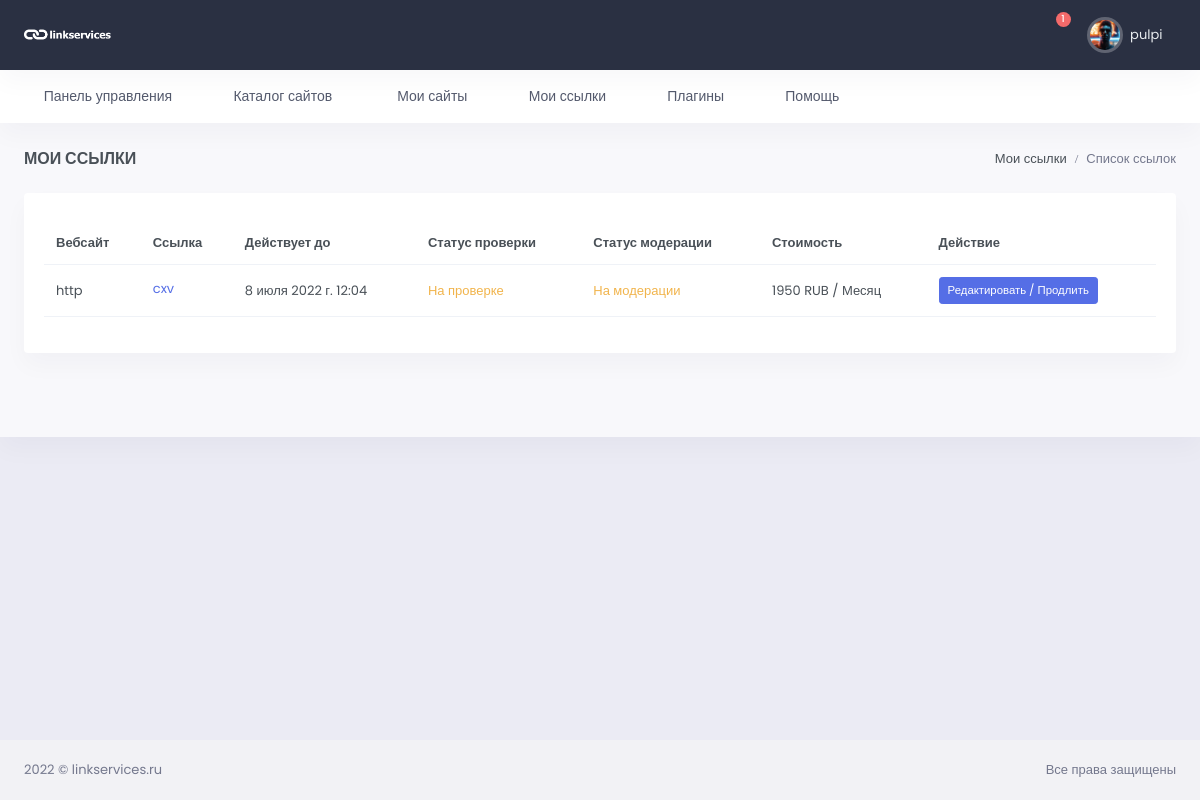
Page /my-links/ (signed in) on the committed database.
### users/models.py (models this page shows, shortened)
class User(AbstractUser):
    email = models.EmailField(_("email address"), unique=True, )
    email_verify = models.BooleanField(default=False)
    USERNAME_FIELD = 'email'
    REQUIRED_FIELDS = ['username']
    class Meta:
        verbose_name = _("Пользователь")
        verbose_name_plural = _("Пользователи")
        ordering = ('-date_joined',)

class Profile(models.Model):
    user = models.OneToOneField(User, verbose_name="Пользователь",
                                related_name='profile', null=True, on_delete=models.CASCADE)
    chat_id = models.CharField(max_length=100, blank=True, null=True, verbose_name='Чат ID телеграмм')
    TOKEN = models.CharField(max_length=100, blank=True, null=True)
    wmz = models.CharField(max_length=200, blank=True, null=True, verbose_name='WMZ-кошелёк')
    ymoney = models.CharField(max_length=200, blank=True, null=True, verbose_name='ЮMoney-кошелёк')
    current_balance = models.PositiveIntegerField(default=0, blank=True, null=True, verbose_name="Текущий баланс")
    hold_balance = models.PositiveIntegerField(default=0, blank=True, null=True, verbose_name='На удержании')
    output_balance = models.PositiveIntegerField(default=0, blank=True, null=True, verbose_name='Ожидает вывода')
    name_telegram = models.CharField(blank=True, null=True, max_length=100, verbose_name='Телеграмм')
    avatar = models.ImageField(upload_to='avatar/%Y/%m/%d/', blank=True, null=True, verbose_name='Аватар')
    created = models.DateTimeField(auto_now_add=True, verbose_name='Создан')
    update = models.DateTimeField(auto_now=True, verbose_name='Обновлён')
    class Meta:
        verbose_name = 'Профиль пользователя'
        verbose_name_plural = 'Профили пользователей'

### link_app/models.py (models this page shows, shortened)
class Link(models.Model):
    REJECT = 'Отклонено'
    REVIEW = 'На проверке'
    PUBLISHED = 'Отображается'
    STATUS_CHOICE = (
        (REJECT, 'Отклонено'),
        (REVIEW, 'На проверке'),
        (PUBLISHED, 'Отображается')
    )
    url = models.ForeignKey(WebSite, on_delete=models.CASCADE, verbose_name='url сайта')
    link = models.TextField(verbose_name="Ссылка")
    status_verify = models.CharField(max_length=25, choices=STATUS_CHOICE, default=REVIEW,
                                     verbose_name='Статус проверки')
    moderation = models.CharField(max_length=25, choices=STATUS_CHOICE, default=REVIEW,
                                  verbose_name='Статус модерации')
    valid_date = models.DateTimeField(auto_now_add=False, verbose_name='В работе до', blank=True)
    created = models.DateTimeField(auto_now_add=True, verbose_name='Добавлено')
    update = models.DateTimeField(auto_now=True, verbose_name='Изменено')
    user = models.ForeignKey(Profile, related_name='user_link', on_delete=models.CASCADE,
                             max_length=100, blank=True, null=True, verbose_name='email заказчика')
    count_month = models.IntegerField(default=1, verbose_name='Количество месяцев')
    class Meta:
        verbose_name = 'Ссылка'
        verbose_name_plural = 'Ссылки'
        ordering = ('-created',)

### site_app/models.py (models this page shows, shortened)
class WebSite(models.Model):
    MODERATION = 'На модерации'
    PUBLISHED = 'Опубликовано'
    REJECTED = 'Отклонено'
    STATUS_CHOICES = (
        (MODERATION, 'На модерации'),
        (PUBLISHED, 'Опубликовано'),
        (REJECTED, 'Отклонено')
    )
    url = models.CharField(max_length=255, verbose_name='url сайта')
    user = models.ForeignKey(Profile, related_name='user_website', on_delete=models.CASCADE,
                             max_length=100, blank=True, null=True, verbose_name='email заказчика')
    category = models.ForeignKey(Category, on_delete=models.CASCADE, verbose_name='Тематика')
    price = models.IntegerField(verbose_name='Цена')
    status = models.CharField(max_length=20, choices=STATUS_CHOICES, default=MODERATION, verbose_name='Статус')
    total_link = models.IntegerField(verbose_name='Всего ссылок', blank=True, null=True)
    yandex_x = models.IntegerField(verbose_name='Яндекс Икс', blank=True, null=True)
    yandex_stat = models.CharField(max_length=255, verbose_name='Яндекс статистика')
    increase = models.PositiveIntegerField(verbose_name='Наценка %', default=50, blank=True, null=True)
    password_yandex = models.CharField(max_length=250, verbose_name='Пароль от статистики', blank=True, null=True)
    created = models.DateTimeField(auto_now_add=True, verbose_name='Добавлено')
    update = models.DateTimeField(auto_now=True, verbose_name='Изменено')
    def __str__(self):
        return self.url
    class Meta:
        verbose_name = 'Сайт'
        verbose_name_plural = 'Сайты'
        ordering = ('-created',)
    def get_increase_price(self):
        return int(self.price * (self.increase / 100 + 1))

### link_app/views.py (the view)
# urls.py: path('', MyLinks.as_view(), name='my-links'),
class MyLinks(LoginRequiredMixin, ListView):
    model = Link
    template_name = 'link_app/mylinks.html'
    context_object_name = 'link'
    paginate_by = 10
    def get_queryset(self):
        return Link.objects.filter(user=self.request.user.profile,
                                   valid_date__gte=datetime.datetime.now()).select_related()

### link_app/templates/link_app/mylinks.html (shortened to what this page needs)
{% extends 'base.html' %}
{% load static %}
{% block content %}
<div id="layout-wrapper">
<div class="main-content">
    <div class="page-content">
        <div class="container-fluid">
            <div class="row">
                <div class="col-12">
                    <div class="page-title-box d-sm-flex align-items-center justify-content-between">
                        <h4 class="mb-sm-0 font-size-18">Мои ссылки</h4>
                        <div class="page-title-right">
                            <ol class="breadcrumb m-0">
                                <li class="breadcrumb-item"><a href="javascript: void(0);">Мои ссылки</a></li>
                                <li class="breadcrumb-item active">Список ссылок</li>
                            </ol>
                        </div>
                    </div>
                </div>
            </div>
            <div class="row">
                <div class="col-12">
                    <div class="card">
                        <div class="card-body">
                            <div class="table-responsive">
                                <table class="table align-middle table-nowrap">
                                    <thead>
                                    <tr>
                                        <th>Вебсайт</th>
                                        <th>Ссылка</th>
                                        <th>Действует до</th>
                                        <th>Статус проверки</th>
                                        <th>Статус модерации</th>
                                        <th>Стоимость</th>
                                        <th>Действие</th>
                                    </tr>
                                    </thead>
                                    <tbody>
                                    {% for item in link %}
                                        {% include 'link_app/partials/itemlink.html' %}
                                    {% endfor %}
                                    </tbody>
                                </table>
                            </div>
                        </div>
                    </div>
                </div>
            </div>
        </div>
    </div>
</div>
</div>
{% endblock %}

### templates/inc/_header.html (shortened to what this page needs)
{% load static %}
<header id="page-topbar">
    <div class="navbar-header">
        <div class="d-flex">
            <div class="navbar-brand-box">
                <a href="{% url 'profile' pk=user.id %}" class="logo logo-light">
                    <span class="logo-lg">
                                    <img src="{% static '/images/logo-light.png' %}" alt="" height="19">
                                </span>
                </a>
            </div>
        </div>
        <div class="d-flex">
            <div class="dropdown d-none d-lg-inline-block ms-1">
                <button type="button" class="btn header-item noti-icon waves-effect"
                        data-bs-toggle="dropdown" aria-haspopup="true" aria-expanded="false">
                    <i class="bx bx-customize"></i>
                </button>
            </div>
            <div class="dropdown d-inline-block">
                <button type="button" class="btn header-item noti-icon waves-effect"
                        id="page-header-notifications-dropdown"
                        data-bs-toggle="dropdown" aria-haspopup="true" aria-expanded="false">
                    {% if user.profile.chat_id %}
                    <i class="bx bx-bell"></i>
                    {% else %}
                    <i class="bx bx-bell bx-tada"></i>
                    <span class="badge bg-danger rounded-pill">1</span>
                    {% endif %}
                </button>
            </div>
            <div class="dropdown d-inline-block">
                <button type="button" class="btn header-item waves-effect" id="page-header-user-dropdown"
                        data-bs-toggle="dropdown" aria-haspopup="true" aria-expanded="false">
                    <img class="rounded-circle header-profile-user"
                         src="{% if user.profile.avatar %}{{ user.profile.avatar.url }}{% else %}{% static '/images/favicon.ico' %}{% endif %}"
                     alt="Header Avatar">
                    <span class="d-none d-xl-inline-block ms-1" key="t-henry">{{ user.username }}</span>
                    <i class="mdi mdi-chevron-down d-none d-xl-inline-block"></i>
                </button>
            </div>
        </div>
    </div>
</header>
<div class="topnav">
    <div class="container-fluid">
        <nav class="navbar navbar-light navbar-expand-lg topnav-menu">
            <div class="collapse navbar-collapse" id="topnav-menu-content">
                <ul class="navbar-nav">
                    <li class="nav-item dropdown">
                        <a class="nav-link dropdown-toggle arrow-none" href="{% url 'profile' pk=user.id %}" id="topnav-dashboard"
                           role="button">
                            <i class="bx bx-home-circle me-2"></i><span key="t-dashboards">Панель управления</span>
                        </a>
                    </li>
                    <li class="nav-item dropdown">
                        <a class="nav-link dropdown-toggle arrow-none" href="{% url 'catalog' %}" id="topnav-dashboard"
                           role="button">
                            <i class="bx bx-home-circle me-2"></i><span key="t-dashboards">Каталог сайтов</span>
                        </a>
                    </li>
                    <li class="nav-item dropdown">
                        <a class="nav-link dropdown-toggle arrow-none" href="{% url 'my-sites' %}" id="topnav-uielement"
                           role="button">
                            <i class="bx bx-tone me-2"></i>
                            <span key="t-ui-elements">Мои сайты</span>
                        </a>
                    </li>
                    <li class="nav-item dropdown">
                        <a class="nav-link dropdown-toggle arrow-none" href="{% url 'my-links' %}" id="topnav-pages"
                           role="button">
                            <i class="bx bx-customize me-2"></i><span key="t-apps">Мои ссылки</span>
                        </a>
                    </li>
                    <li class="nav-item dropdown">
                        <a class="nav-link dropdown-toggle arrow-none" href="{% url 'plugins' %}" id="topnav-components"
                           role="button">
                            <i class="bx bx-collection me-2"></i><span key="t-components">Плагины</span>
                        </a>
                    </li>
                    <li class="nav-item dropdown">
                        <a class="nav-link dropdown-toggle arrow-none" href="{% url 'help' %}" id="topnav-more"
                           role="button">
                            <i class="bx bx-file me-2"></i><span key="t-extra-pages">Помощь</span>
                        </a>
                    </li>
                </ul>
            </div>
        </nav>
    </div>
</div>

### link_app/templates/link_app/partials/itemlink.html
<tr>
    <td>{{ item.url }}</td>
    <td>
        <p class="mb-1"><a href="#" target="_blank"
                           style="text-decoration: underline;">{{ item.link|safe }}</a></p>
    </td>
    <td>{{ item.valid_date }}</td>
    {% if item.status_verify == 'Отображается' %}
    <td><span class="text-success">Отображается</span></td>
    {% elif item.status_verify == 'Отклонено' %}
    <td><span class="text-danger">Отклонено</span></td>
    {% else %}
    <td><span class="text-warning">На проверке</span></td>
    {% endif %}
        {% if item.moderation == 'Отклонено' %}
    <td><span class="text-danger">Отклонено</span></td>
    {% elif item.moderation == 'Отображается' %}
    <td><span class="text-success">Проверена</span></td>
    {% else %}
    <td><span class="text-warning">На модерации</span></td>
    {% endif %}
    <td>{{ item.url.get_increase_price }}  RUB / Месяц</td>
    <td>
        <a href="{% url 'update-link' item.id %}" class="btn btn-primary btn-sm w-md">Редактировать / Продлить</a>
    </td>
</tr>

### rows in the picture
User: avatar (picture), username "pulpi"
Link: url "http", link "cxv", valid_date "8 июля 2022 г. 12:04", status_verify "На проверке", moderation "На модерации", url.get_increase_price "1950"
